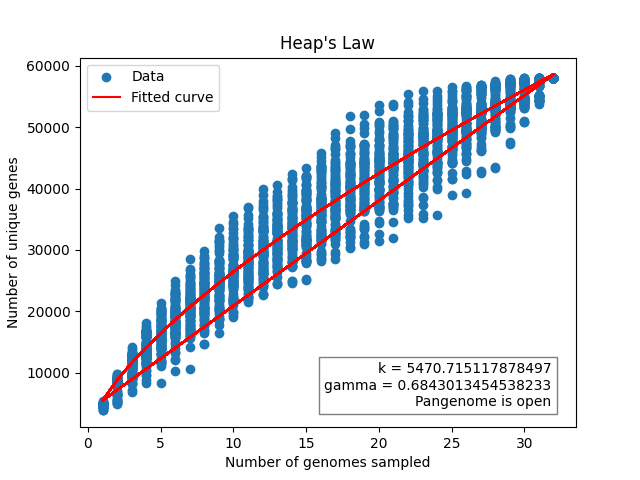

Python code for this plot:
import warnings
warnings.filterwarnings("ignore", category=UserWarning, module='.*Qt.*')
import numpy as np
import random
import sys
import matplotlib
matplotlib.use('Agg')  # Use Agg backend for non-GUI environments
import matplotlib.pyplot as plt  # Uncommented for plotting
from scipy.optimize import curve_fit


def heaps_law(x, k, alpha):
    return k * x**(alpha)

if len(sys.argv) < 3:
    print("Usage: python script.py <data_file> <iterations>")
    sys.exit(1)

print("Loading data!")

# Transpose gene presence-absence matrix
r = []

for h, line in enumerate(open(sys.argv[1])):
    tmp = line.strip().split('\t')[1:]
    if h == 0: 
        continue
    tmp = [int(x) for x in tmp]
    r.append(tmp)

r = np.array(r).T
num_genomes, num_genes = r.shape

print("Number of genomes: ", num_genomes, "\nNumber of genes: ", num_genes, "\n")

print("Calculating Heap's Law!")

# Estimate parameters of Heap's Law
x, y = [], []

for iteration in range(int(sys.argv[2])):
    print('Iteration: ', iteration + 1, end="\r")
    result = np.zeros(num_genes)
    c = list(range(num_genomes))
    random.shuffle(c)
    for h, i in enumerate(c):
        x.append(h + 1)
        result += r[i]
        y.append(np.count_nonzero(result))

# Fit the data using curve_fit
initial_guess = [1, 0.5]  # Initial guess for k and alpha
pars, cov = curve_fit(f=heaps_law, xdata=x, ydata=y, p0=initial_guess, bounds=(0, np.inf))
k, alpha = pars

print("\nk = ", k, "\ngamma = ", alpha, "\n")

# Plotting the results
plt.scatter(x, y, label='Data')
plt.plot(x, heaps_law(np.array(x), k, alpha), color='red', label='Fitted curve')
plt.xlabel('Number of genomes sampled')
plt.ylabel('Number of unique genes')
plt.legend()
plt.title("Heap's Law")

pangenome_status = "open" if alpha > 0 else "closed"
# Adding text annotations
# f'Number of genomes: {num_genomes}\n'
#              f'Number of genes: {num_genes}\n'
#              f'Iterations: {sys.argv[2]}\n'
text_str = (f'k = {k}\n'
             f'gamma = {alpha}\n'
             f'Pangenome is {"open" if alpha > 0 else "closed"}')

# Place the text in the bottom right corner
plt.gca().text(0.95, 0.05, text_str, transform=plt.gca().transAxes,
                fontsize=10, verticalalignment='bottom', horizontalalignment='right',
                bbox=dict(facecolor='white', alpha=0.5))

# Highlight the pangenome status with color

plt.savefig('Roary_Heaps_Law.png')
plt.show()
